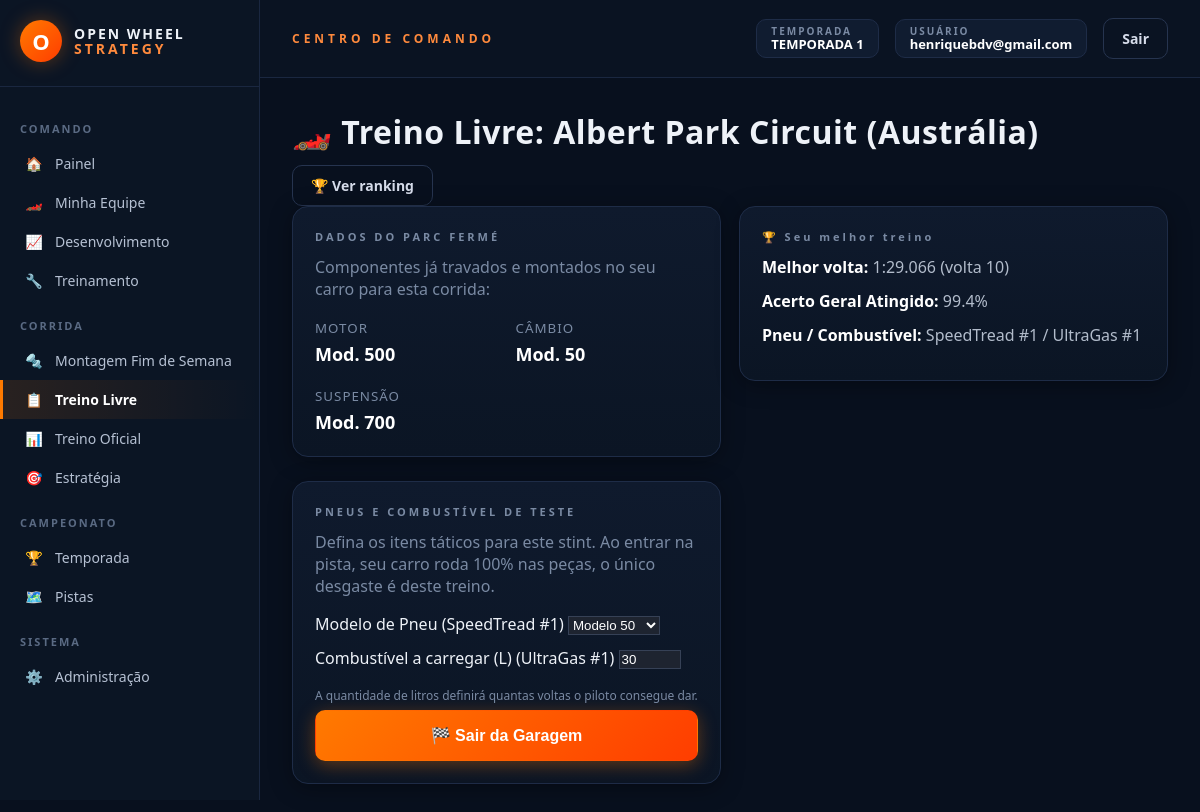
The app's page /treino-livre (signed in), older data.
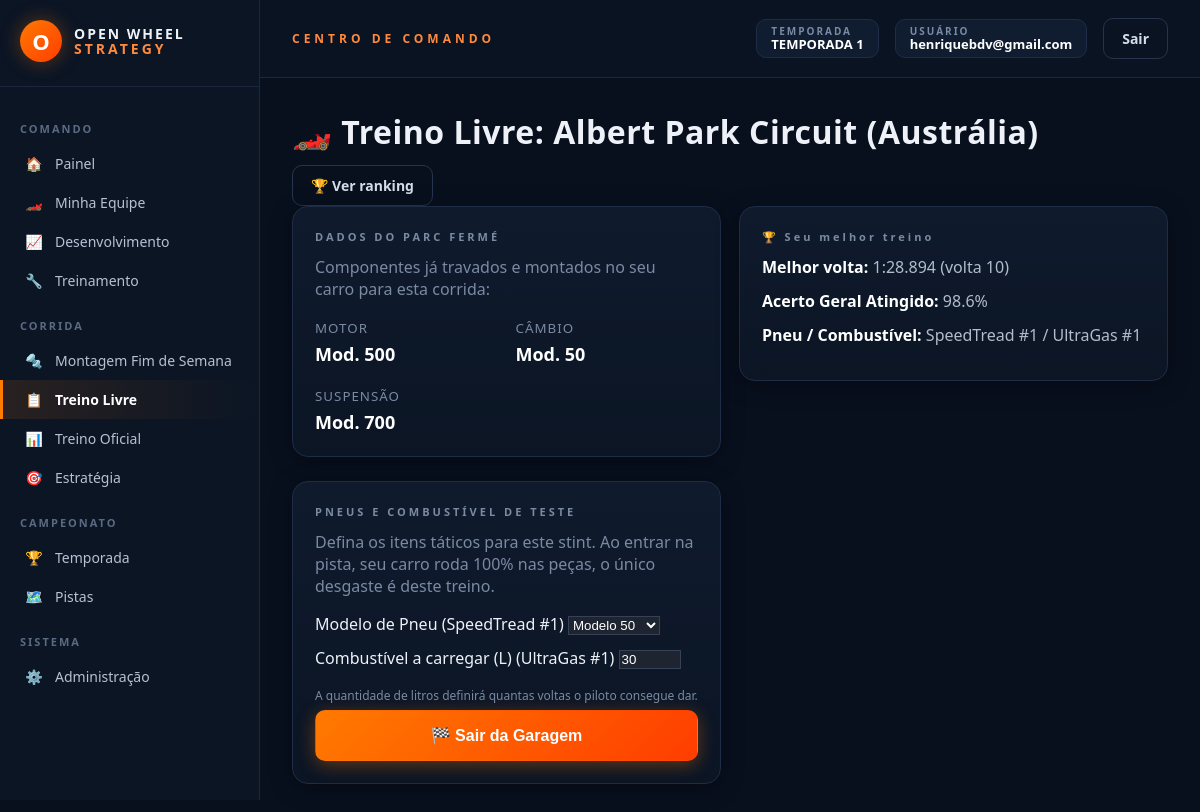
The same page, newer data.
### models_temporada.py (models this page shows, shortened)
class Temporada(db.Model):
    __tablename__ = "temporadas"
    id = db.Column(db.Integer, primary_key=True)
    nome = db.Column(db.String(120), nullable=False)
    ativa = db.Column(db.Boolean, default=False, nullable=False)
    data_criacao = db.Column(db.DateTime, default=datetime.utcnow)
    corridas_agendadas = db.relationship(
        "CorridaAgendada", backref="temporada",
        cascade="all, delete-orphan",
        order_by="CorridaAgendada.ordem",
    )
    @classmethod
    def ativa_atual(cls):
        try:
            return cls.query.filter_by(ativa=True).first()
        except (OperationalError, ProgrammingError, NoSuchTableError):
            return None
    def proxima_corrida(self):
        return next((c for c in self.corridas_agendadas if not c.executada), None)

class CorridaAgendada(db.Model):
    __tablename__ = "corridas_agendadas"
    id = db.Column(db.Integer, primary_key=True)
    temporada_id = db.Column(db.Integer, db.ForeignKey("temporadas.id"), nullable=False)
    pista_real_id = db.Column(db.Integer, nullable=False)
    pista_nome = db.Column(db.String(120))
    ordem = db.Column(db.Integer, nullable=False)
    executada = db.Column(db.Boolean, default=False, nullable=False)
    data_execucao = db.Column(db.DateTime)
    resultado_json = db.Column(db.Text, default="[]")

### models.py (models this page shows, shortened)
class Usuario(db.Model):
    __tablename__ = "usuarios"
    id = db.Column(db.Integer, primary_key=True)
    email = db.Column(db.String(150), unique=True, nullable=False)
    senha_hash = db.Column(db.String(255), nullable=True)
    google_id = db.Column(db.String(255), unique=True, nullable=True)
    eh_admin = db.Column(db.Boolean, default=False)
    criado_em = db.Column(db.DateTime, default=datetime.utcnow)
    grupo = db.Column(db.String(50), nullable=True)
    classe = db.Column(db.String(50), nullable=True)
    nick = db.Column(db.String(50), nullable=True)
    equipe = db.relationship("CarroJogador", backref="usuario", uselist=False)

class SetupFimDeSemana(db.Model):
    __tablename__ = "setup_fim_de_semana"
    id = db.Column(db.Integer, primary_key=True)
    equipe_id = db.Column(db.Integer, db.ForeignKey("carros_jogadores.id"), nullable=False)
    corrida_id = db.Column(db.Integer, nullable=False)
    modelo_motor = db.Column(db.Integer, nullable=False)
    modelo_cambio = db.Column(db.Integer, nullable=False)
    modelo_suspensao = db.Column(db.Integer, nullable=False)
    travado = db.Column(db.Boolean, default=False, nullable=False)
    criado_em = db.Column(db.DateTime, default=datetime.utcnow)
    equipe = db.relationship("CarroJogador", backref="setups_fim_de_semana")

class FornecedorPneu(db.Model):
    __tablename__ = "fornecedores_pneu"
    id = db.Column(db.Integer, primary_key=True)
    nome = db.Column(db.String(100), nullable=False)
    custo_temporada = db.Column(db.Float, default=0.0)
    custo_montagem = db.Column(db.Float, default=0.0)
    ativo = db.Column(db.Boolean, default=True)
    performance = db.Column(db.Float, default=0.0)
    desgaste = db.Column(db.Float, default=1.8)
    categoria_chuva = db.Column(db.String(20), default="seco")

class FornecedorCombustivel(db.Model):
    __tablename__ = "fornecedores_combustivel"
    id = db.Column(db.Integer, primary_key=True)
    nome = db.Column(db.String(100), nullable=False)
    custo_temporada = db.Column(db.Float, default=0.0)
    custo_montagem = db.Column(db.Float, default=0.0)
    ativo = db.Column(db.Boolean, default=True)
    eficiencia = db.Column(db.Float, default=0.0)
    aumento_potencia_motor = db.Column(db.Float, default=0.0)

class ResultadoTreinoLivre(db.Model):
    __tablename__ = "resultados_treino_livre"
    id = db.Column(db.Integer, primary_key=True)
    equipe_id = db.Column(db.Integer, db.ForeignKey("carros_jogadores.id"), unique=True, nullable=False)
    pneu_nome = db.Column(db.String(100))
    combustivel_nome = db.Column(db.String(100))
    total_voltas = db.Column(db.Integer, default=0)
    melhor_volta_numero = db.Column(db.Integer, default=0)
    melhor_volta_tempo = db.Column(db.Float)
    tempo_medio = db.Column(db.Float)
    erro_setup = db.Column(db.Float, default=0.0)
    criado_em = db.Column(db.DateTime, default=datetime.utcnow)
    equipe = db.relationship("CarroJogador")

### rotas/treino.py (the view, shortened to what this page needs)
    @app.route("/treino-livre", methods=["GET", "POST"])
    @login_requerido
    def treino_livre_view():
        usuario = Usuario.query.get(session["usuario_id"])
        if not usuario.equipe:
            return redirect(url_for("minha_equipe"))
        equipe = usuario.equipe
        temporada = Temporada.ativa_atual()
        proxima_corrida = temporada.proxima_corrida() if temporada else None
        if not proxima_corrida:
            flash("Nenhuma temporada ou corrida ativa. O treino não está disponível.", "warning")
            return redirect(url_for("home"))
        criar_banco_pistas_reais()
        pista = obter_pista_real(proxima_corrida.pista_real_id)
        setup_fds = SetupFimDeSemana.query.filter_by(equipe_id=equipe.id, corrida_id=proxima_corrida.id).first()
        if not setup_fds:
            flash("Você precisa montar o seu carro para o fim de semana antes de ir para a pista.", "warning")
            return redirect(url_for("montagem_fim_de_semana"))
        session_key = f"stint_treino_{equipe.id}"
        stint = session.get(session_key)
        pneu_contratado = FornecedorPneu.query.get(equipe.pneu_fornecedor_id)
        combustivel_contratado = FornecedorCombustivel.query.get(equipe.combustivel_fornecedor_id)
        sliders_atuais = session.get(f"treino_sliders_{equipe.id}", {"cambio": 50, "suspensao": 50, "aerofolio": 50})
        meu_resultado = ResultadoTreinoLivre.query.filter_by(equipe_id=equipe.id).first()
        return render_template(
            "treino_livre.html",
            equipe=equipe,
            pista=pista,
            setup_fds=setup_fds,
            stint=stint,
            sliders_atuais=sliders_atuais,
            modelos_disponiveis=modelos_componente.MODELOS,
            meu_resultado=meu_resultado,
            pneu_contratado=pneu_contratado,
            combustivel_contratado=combustivel_contratado
        )

### templates/treino_livre.html (shortened to what this page needs)
{% extends "base.html" %}
{% block content %}
<div class="d-flex justify-content-between align-items-center mb-3 flex-wrap gap-2">
    <h1 class="h3 mb-0">🏎️ Treino Livre: {{ pista.nome }} ({{ pista.pais }})</h1>
    <a href="{{ url_for('treino_livre_ranking_view') }}" class="ows-btn ows-btn-ghost">
      🏆 Ver ranking
    </a>
</div>
{% if not stint %}
<div class="ows-grid-2" style="align-items:start;">
    <div>
        <div class="ows-card" style="margin-bottom: 24px;">
            <h3>DADOS DO PARC FERMÉ</h3>
            <p class="ows-muted" style="margin-top:4px;">Componentes já travados e montados no seu carro para esta corrida:</p>
            <div class="ows-grid-3" style="margin-top: 16px;">
                <div>
                    <small class="ows-muted" style="letter-spacing: 1px;">MOTOR</small>
                    <div style="font-size: 18px; color: #fff; font-weight: bold; margin-top: 4px;">Mod. {{ setup_fds.modelo_motor }}</div>
                </div>
                <div>
                    <small class="ows-muted" style="letter-spacing: 1px;">CÂMBIO</small>
                    <div style="font-size: 18px; color: #fff; font-weight: bold; margin-top: 4px;">Mod. {{ setup_fds.modelo_cambio }}</div>
                </div>
                <div>
                    <small class="ows-muted" style="letter-spacing: 1px;">SUSPENSÃO</small>
                    <div style="font-size: 18px; color: #fff; font-weight: bold; margin-top: 4px;">Mod. {{ setup_fds.modelo_suspensao }}</div>
                </div>
            </div>
        </div>
        <div class="ows-card">
            <h3>PNEUS E COMBUSTÍVEL DE TESTE</h3>
            <p class="ows-muted" style="margin-top:4px;">Defina os itens táticos para este stint. Ao entrar na pista, seu carro roda 100% nas peças, o único desgaste é deste treino.</p>
            <form method="post" action="{{ url_for('treino_livre_view') }}">
                <div style="margin-top: 16px;">
                    <label class="form-label text-muted">Modelo de Pneu ({{ pneu_contratado.nome }})</label>
                    <select name="modelo_pneu" class="form-select" style="background:#1e2430; color:#fff; border: 1px solid #364156; margin-bottom:12px;" required>
                        {% for m in modelos_disponiveis %}
                            <option value="{{ m }}">Modelo {{ m }}</option>
                        {% endfor %}
                    </select>
                    <label class="form-label text-muted">Combustível a carregar (L) ({{ combustivel_contratado.nome }})</label>
                    <input type="number" step="1" min="1" max="150" name="combustivel_litros" value="30" class="form-control" style="background:#1e2430; color:#fff; border: 1px solid #364156; margin-bottom:12px;">
                    <div class="ows-hint mb-4">A quantidade de litros definirá quantas voltas o piloto consegue dar.</div>
                </div>
                <button type="submit" class="ows-btn ows-btn-primary ows-btn-full" style="padding: 15px; font-size: 16px;">🏁 Sair da Garagem</button>
            </form>
        </div>
    </div>
    {% if meu_resultado %}
    <div class="ows-card">
      <h3>🏆 Seu melhor treino</h3>
      <p><strong class="ows-strong">Melhor volta:</strong> {{ meu_resultado.melhor_volta_tempo | tempo_min }}
        (volta {{ meu_resultado.melhor_volta_numero }})</p>
      <p><strong class="ows-strong">Acerto Geral Atingido:</strong> {{ meu_resultado.erro_setup }}%</p>
      <p><strong class="ows-strong">Pneu / Combustível:</strong> {{ meu_resultado.pneu_nome }} / {{ meu_resultado.combustivel_nome }}</p>
    </div>
    {% endif %}
</div>
{% endif %}
{% endblock %}

### templates/base.html (shortened to what this page needs)
<!DOCTYPE html>
<html lang="pt-br">
<head>
    <link href="{{ url_for('static', filename='css/tema.css') }}" rel="stylesheet">
</head>
<body>
{% if usuario_logado %}
<div class="ows-shell">
    <aside class="ows-sidebar">
        <div class="ows-logo">
            <div class="ows-logo-mark">O</div>
            <div class="ows-logo-text">OPEN WHEEL<br><span>STRATEGY</span></div>
        </div>
        <div class="ows-menu-section">COMANDO</div>
        <a href="{{ url_for('home') }}" class="ows-menu-link {% if request.endpoint == 'home' %}active{% endif %}"><span class="ows-icon">🏠</span> Painel</a>
        <a href="{{ url_for('minha_equipe') }}" class="ows-menu-link {% if request.endpoint == 'minha_equipe' %}active{% endif %}"><span class="ows-icon">🏎️</span> Minha Equipe</a>
        <a href="{{ url_for('desenvolvimento_view') }}" class="ows-menu-link {% if request.endpoint == 'desenvolvimento_view' %}active{% endif %}"><span class="ows-icon">📈</span> Desenvolvimento</a>
        <a href="{{ url_for('treinamento_view') }}" class="ows-menu-link {% if request.endpoint == 'treinamento_view' %}active{% endif %}"><span class="ows-icon">🔧</span> Treinamento</a>
        <div class="ows-menu-section">CORRIDA</div>
        <a href="{{ url_for('montagem_fim_de_semana') }}" class="ows-menu-link {% if request.endpoint == 'montagem_fim_de_semana' %}active{% endif %}"><span class="ows-icon">🔩</span> Montagem Fim de Semana</a>
        <a href="{{ url_for('treino_livre_view') }}" class="ows-menu-link {% if request.endpoint == 'treino_livre_view' %}active{% endif %}"><span class="ows-icon">📋</span> Treino Livre</a>
        <a href="{{ url_for('treino_oficial_view') }}" class="ows-menu-link {% if request.endpoint == 'treino_oficial_view' %}active{% endif %}"><span class="ows-icon">📊</span> Treino Oficial</a>
        <a href="{{ url_for('estrategia_corrida_view') }}" class="ows-menu-link {% if request.endpoint == 'estrategia_corrida_view' %}active{% endif %}"><span class="ows-icon">🎯</span> Estratégia</a>
        <div class="ows-menu-section">CAMPEONATO</div>
        <a href="{{ url_for('temporada_view') }}" class="ows-menu-link {% if request.endpoint == 'temporada_view' %}active{% endif %}"><span class="ows-icon">🏆</span> Temporada</a>
        <a href="{{ url_for('pistas_reais_view') }}" class="ows-menu-link {% if request.endpoint == 'pistas_reais_view' %}active{% endif %}"><span class="ows-icon">🗺️</span> Pistas</a>
        {% if usuario_logado.eh_admin %}
        <div class="ows-menu-section">SISTEMA</div>
        <a href="{{ url_for('admin_dashboard') }}" class="ows-menu-link {% if request.endpoint == 'admin_dashboard' %}active{% endif %}"><span class="ows-icon">⚙️</span> Administração</a>
        {% endif %}
    </aside>
    <div class="ows-main">
        <header class="ows-topbar">
            <div class="ows-topbar-title">CENTRO DE COMANDO</div>
            <div class="ows-topbar-right">
                {% if temporada_ativa %}
                <div class="ows-badge">
                    <div class="ows-badge-label">TEMPORADA</div>
                    <div class="ows-badge-value">{{ temporada_ativa.nome }}</div>
                </div>
                {% endif %}
                <div class="ows-badge">
                    <div class="ows-badge-label">USUÁRIO</div>
                    <div class="ows-badge-value">{{ usuario_logado.email }}</div>
                </div>
                <a href="{{ url_for('logout') }}" class="ows-btn ows-btn-ghost">Sair</a>
            </div>
        </header>
        <div class="ows-content">
            {% block content %}{% endblock %}
        </div>
    </div>
</div>
{% endif %}
</body>
</html>

Row changes from the older to the newer data that the page shows:
changed ResultadoTreinoLivre "SpeedTread #1": melhor_volta_tempo|tempo_min "1:29.066" → "1:28.894"; erro_setup "99.4" → "98.6"
